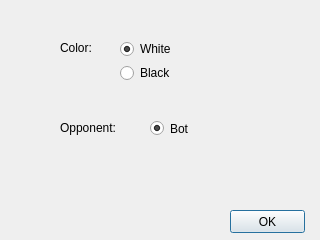
<?xml version="1.0" encoding="UTF-8"?>
<ui version="4.0">
 <class>Settings</class>
 <widget class="QDialog" name="Settings">
  <property name="geometry">
   <rect>
    <x>0</x>
    <y>0</y>
    <width>320</width>
    <height>240</height>
   </rect>
  </property>
  <property name="windowTitle">
   <string>Dialog</string>
  </property>
  <property name="modal">
   <bool>true</bool>
  </property>
  <widget class="QPushButton" name="okButton">
   <property name="geometry">
    <rect>
     <x>230</x>
     <y>210</y>
     <width>75</width>
     <height>23</height>
    </rect>
   </property>
   <property name="text">
    <string>OK</string>
   </property>
  </widget>
  <widget class="QLabel" name="label">
   <property name="geometry">
    <rect>
     <x>60</x>
     <y>40</y>
     <width>41</width>
     <height>16</height>
    </rect>
   </property>
   <property name="text">
    <string>Color:</string>
   </property>
  </widget>
  <widget class="QLabel" name="label_2">
   <property name="geometry">
    <rect>
     <x>60</x>
     <y>120</y>
     <width>61</width>
     <height>16</height>
    </rect>
   </property>
   <property name="text">
    <string>Opponent:</string>
   </property>
  </widget>
  <widget class="QRadioButton" name="botRadioButton">
   <property name="geometry">
    <rect>
     <x>150</x>
     <y>120</y>
     <width>82</width>
     <height>17</height>
    </rect>
   </property>
   <property name="text">
    <string>Bot</string>
   </property>
   <property name="checked">
    <bool>true</bool>
   </property>
  </widget>
  <widget class="QWidget" name="">
   <property name="geometry">
    <rect>
     <x>120</x>
     <y>40</y>
     <width>84</width>
     <height>42</height>
    </rect>
   </property>
   <layout class="QVBoxLayout" name="verticalLayout">
    <item>
     <widget class="QRadioButton" name="whiteRadioButton">
      <property name="text">
       <string>White</string>
      </property>
      <property name="checked">
       <bool>true</bool>
      </property>
     </widget>
    </item>
    <item>
     <widget class="QRadioButton" name="blackRadioButton">
      <property name="text">
       <string>Black</string>
      </property>
     </widget>
    </item>
   </layout>
  </widget>
 </widget>
 <resources/>
 <connections/>
</ui>
